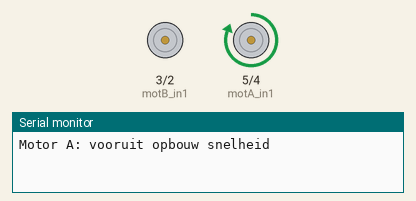
The sketch below on a simulated Arduino Uno, built with avr-gcc and run on an emulated ATmega328P. On the bench: motor-driver pin pairs drawn as motors (green arrow = first pin HIGH = forward, orange = second pin HIGH = backward, longer = more drive), the last lines printed to the serial monitor.

Above: at 1.5 s.
At 3.0 s:
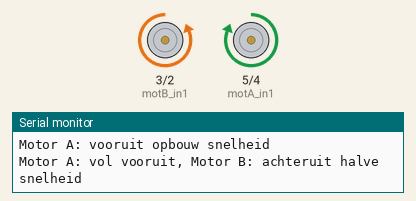
At 4.5 s:
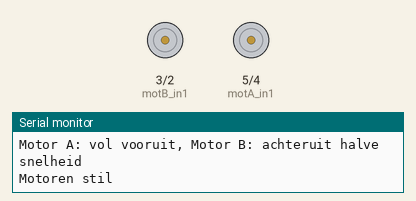
At 6.8 s:
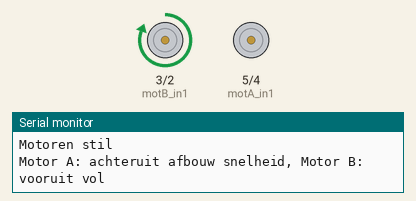
Timing chart, 0 to 9.3 s (numbered marks = the images above):
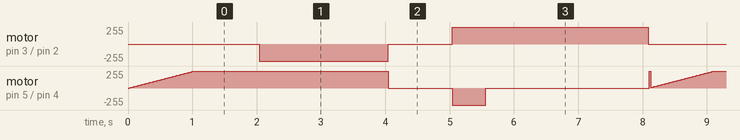

Measured:
- by itself, motor on pin 3 (motB_in1) / pin 2 (motB_in2): repeats every 8.1 s: stopped 1.0 s, forward 255/255 3.0 s, stopped 2.0 s, backward 255/255 2.0 s

The sketch:

H-brug.ino
```cpp
// motor A control pins
const int motA_in1 = 5;
const int motA_in2 = 4;
// motor B control pins
const int motB_in1 = 3;
const int motB_in2 = 2;

void setup() {
  pinMode(motA_in1, OUTPUT);
  pinMode(motA_in2, OUTPUT);
  pinMode(motB_in1, OUTPUT);
  pinMode(motB_in2, OUTPUT);

  // begin met motoren stil
  digitalWrite(motA_in1, LOW);
  digitalWrite(motA_in2, LOW);
  digitalWrite(motB_in1, LOW);
  digitalWrite(motB_in2, LOW);

  Serial.begin(115200);
}

void loop() {
  // Voorbeeld: motor A vooruit met traploze snelheidsopbouw, motor B stil
  Serial.println("Motor A: vooruit opbouw snelheid");
  for (int pwm = 0; pwm <= 255; pwm += 5) {
    analogWrite(motA_in1, pwm);
    digitalWrite(motA_in2, LOW);
    analogWrite(motB_in1, 0);
    digitalWrite(motB_in2, LOW);
    delay(20);
  }

  delay(1000);

  // Motor A vol snelheid vooruit, Motor B achteruit met halve snelheid
  Serial.println("Motor A: vol vooruit, Motor B: achteruit halve snelheid");
  analogWrite(motA_in1, 255);
  digitalWrite(motA_in2, LOW);
  analogWrite(motB_in1, 0);
  analogWrite(motB_in2, 128); // halve snelheid achteruit

  delay(2000);

  // Motoren stil
  Serial.println("Motoren stil");
  digitalWrite(motA_in1, LOW);
  digitalWrite(motA_in2, LOW);
  digitalWrite(motB_in1, LOW);
  digitalWrite(motB_in2, LOW);

  delay(1000);

  // Motor A achteruit met traploze snelheid afbouw, Motor B vooruit vol
  Serial.println("Motor A: achteruit afbouw snelheid, Motor B: vooruit vol");
  analogWrite(motB_in1, 255);
  digitalWrite(motB_in2, LOW);
  for (int pwm = 0; pwm <= 255; pwm += 5) {
    analogWrite(motA_in1, 0);
    analogWrite(motA_in2, 255 - pwm);
    delay(20);
  }

  delay(2000);
}
```
